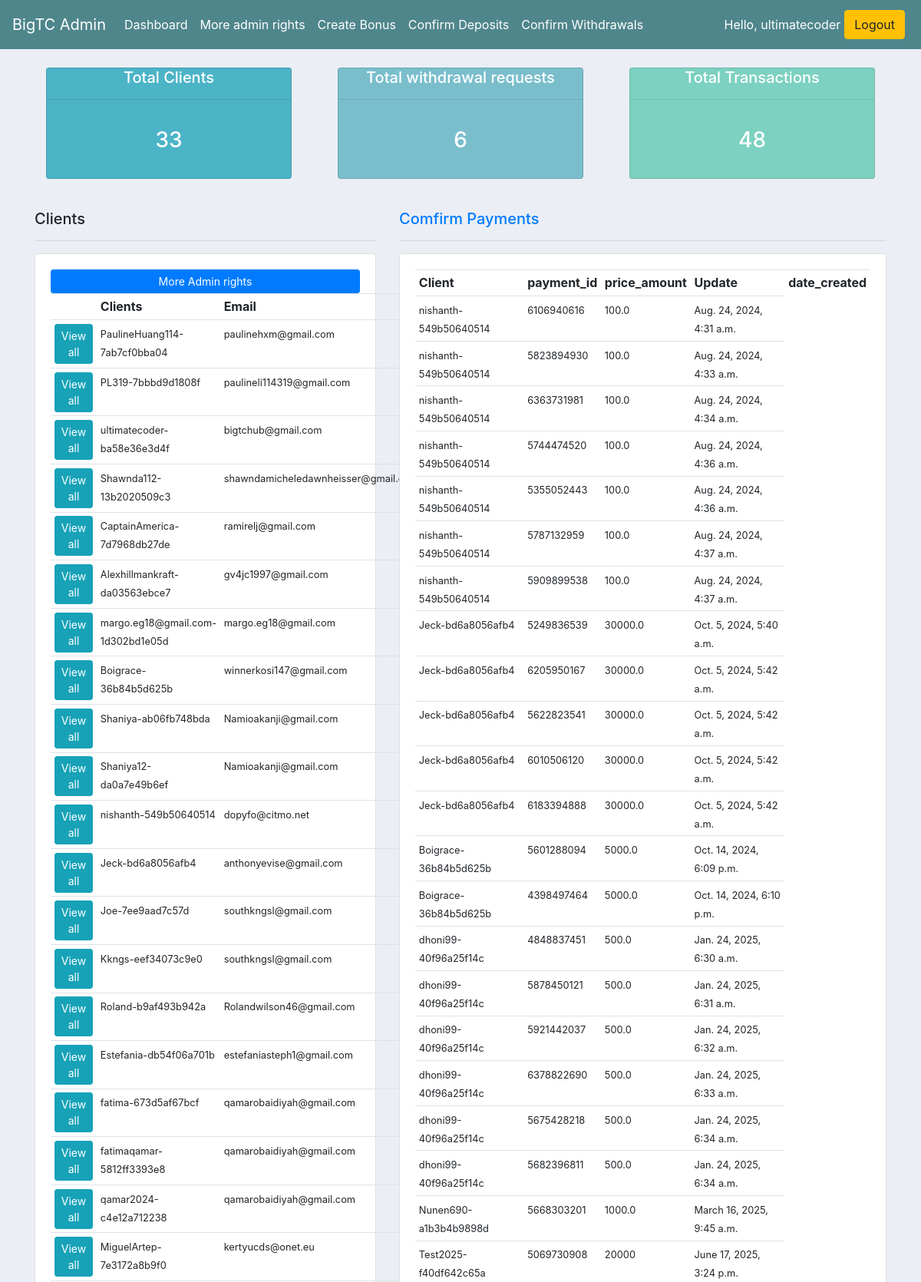
Page /admindashboard/ (signed in, upper part) on the committed database.
### finbaapp/models.py (models this page shows, shortened)
class Client(models.Model):
	GENDER= (
		('MALE', 'MALE'),
		('FEMALE', 'FEMALE'),
		('TRANSGENDER', 'TRANSGENDER'),
		('RATHER NOT SAY', 'RATHER NOT SAY'),
		)
	KIN_GENDER= (
		('MALE', 'MALE'),
		('FEMALE', 'FEMALE'),
		('TRANSGENDER', 'TRANSGENDER'),
		('RATHER NOT SAY', 'RATHER NOT SAY'),
		)
	RELATIONSHIP=(
		('FATHER', 'FATHER'),
		('MOTHER', 'MOTHER'),
		('SIBLING', 'SIBLING'),
		('SPOUSE', 'SPOUSE'),
		('OTHERS', 'OTHERS'),
		)
	user= models.OneToOneField(User, on_delete= models.CASCADE)
	bio= models.TextField(blank= True)
	first_name= models.CharField(max_length=64, default='update your account', null=True, blank=True)
	last_name= models.CharField(max_length=64, default='update your account', null=True, blank=True)
	email_address= models.CharField(max_length=64, default='update your account', null=True, blank=True)
	country= models.CharField(max_length=64, default='update your account', null=True, blank=True)
	city= models.CharField(max_length=64, default='update your account', null=True, blank=True)
	home_address= models.CharField(max_length=64, default='update your account', null=True, blank=True)
	Date_of_birth= models.CharField(max_length=64, default='update your account', null=True, blank=True)
	gender= models.CharField(max_length=64, default='update your account', null=True, blank=True, choices=GENDER)
	occupation= models.CharField(max_length=64, default='update your account', null=True, blank=True)
	monthly_income= models.CharField(max_length=64, default='update your account', null=True, blank=True)
	reason_for_investing= models.CharField(max_length=64, default='update your account', null=True, blank=True)
	code= models.CharField(max_length=12, blank=True)
	recommended_by= models.ForeignKey(User, on_delete=models.CASCADE, blank=True, null=True, related_name='ref_by')
	updated= models.DateTimeField(auto_now= True)
	created= models.DateTimeField(auto_now_add= True)
	deposit= models.FloatField(default=0, null=True)
	balance= models.FloatField(default=0,null=True)
	withdrawal= models.FloatField(default=0,null=True)
	profit= models.FloatField(default=0,null=True)
	roi= models.FloatField(default=0.015, null=True)
	investment_plan_name= models.CharField(default='MISSED-INFO', max_length=20, null=True, blank=True)
	contract_duration= models.FloatField(default=180, null=True, blank=True)
	running_days= models.IntegerField(default=0, null=True)
	wallet_address= models.CharField(max_length=400, default='update your account', null=True)
	ID_CARD= models.ImageField(null=True, blank=True)
	next_of_kin_fullname= models.CharField(max_length=64, default='update your account', null=True, blank=True)
	next_of_kin_phonenumber= models.CharField(max_length=64, default='update your account', null=True, blank=True)
	next_of_kin_gender= models.CharField(max_length=64, default='update your account', null=True, blank=True, choices=KIN_GENDER)
	next_of_kin_age= models.CharField(max_length=64, default='update your account', null=True, blank=True,)
	next_of_kin_phonenumber= models.CharField(max_length=64, default='update your account', null=True, blank=True,)
	next_of_kin_home_address= models.CharField(max_length=64, default='update your account', null=True, blank=True,)
	relationship_status_with_next_of_kin= models.CharField(max_length=64, default='update your account', null=True, blank=True, choices=RELATIONSHIP)
	def __str__(self):
		return f'{self.user.username}-{self.code}'

class Payment_id(models.Model):
	client= models.ForeignKey(Client, null=True, blank=True, on_delete=models.SET_NULL)
	payment_id= models.CharField(max_length=200, null=True)
	price_amount= models.CharField(max_length=200, null=True)
	investment_plan= models.FloatField(default=0.0052, null=True)
	investment_plan_name= models.CharField(default='MISSED-INFO', max_length=20, null=True, blank=True)
	contract_duration= models.FloatField(default=180, null=True, blank=True)
	date_created= models.DateTimeField(auto_now_add=True, null=True)

### finbaapp/views.py (the view)
# urls.py: path('admindashboard/', views.admindashboard, name="admindashboard"),
@login_required(login_url='signin')
@staff_member_required
def admindashboard(request):
	clients= Client.objects.all()
	withdrawal_requests= Withdrawal_request.objects.all()
	transactions= Transaction.objects.all()
	clients_total= clients.count()
	withdrawal_requests_total= withdrawal_requests.count()
	transactions_total= transactions.count()
	payment= Payment_id.objects.all()
	context={'clients_total':clients_total, 'withdrawal_requests_total':withdrawal_requests_total, 'transactions_total':transactions_total,
	"clients":clients, 'payment':payment  }
	return render(request, 'finbaapp/adminpage.html', context)

### finbaapp/templates/finbaapp/adminpage.html (shortened to what this page needs)
<!DOCTYPE html>
<html>
<head>
	{% load static %}
	<link rel="stylesheet" href="https://stackpath.bootstrapcdn.com/bootstrap/4.4.1/css/bootstrap.min.css">
	<link rel="stylesheet" type="text/css" href="{% static 'css/main.css' %}">
</head>
<body>
<nav class="navbar navbar-expand-lg navbar-dark bg-dark">
  <a class="navbar-brand" href="{% url 'home' %}">BigTC Admin</a>
  <div class="collapse navbar-collapse" id="navbarSupportedContent">
    <ul class="navbar-nav mr-auto">
      {% if request.user.is_staff %}
      <li class="nav-item active">
        <a class="nav-link" href="{% url 'admindashboard' %}">Dashboard <span class="sr-only">(current)</span></a>
      </li>
      <li class="nav-item active">
        <a class="nav-link" href="https://www.TradeSavor.org/admin">More admin rights</a>
      </li>
      <li class="nav-item active">
        <a class="nav-link" href="{% url 'create_bonus' %}">Create Bonus</a>
      </li>
      <li class="nav-item active">
        <a class="nav-link" href="{% url 'confirm_deposit' %}">Confirm Deposits </a>
      </li>
      <li class="nav-item active">
        <a class="nav-link" href="{% url 'confirm_withdrawal' %}">Confirm Withdrawals</a>
      </li>
      {% else %}
      <li class="nav-item active">
        <a class="nav-link" href="{% url 'account_settings' %}">Settings </a>
      </li>
      {% endif %}
    </ul>
    <div class="form-inline my-2 my-lg-0">
      {% if request.user.is_authenticated %}
          <span style="color:#fff;">Hello, {{request.user}}</span>
          <a href="{% url 'logout' %}" class="btn btn-warning" style="margin: 5px;">Logout</a>
      {% else %}
          <a href="{% url 'register' %}" class="btn btn-success" style="margin: 5px;">Sign up!</a>
          <a href="{% url 'signin' %}"class="btn btn-warning">Login!</a>
      {% endif %}
    </div>
  </div>
</nav>
<div class="container">
<br>
<div class="row">
	<div class="col">
		<div class="col-md">
			<div class="card text-center text-white mb-3 " id="total-orders">
				<div class="card-headers" id="headers">
					<h5 class="card-title">Total Clients</h5>
					<hr>
				</div>
				<div class="card-body">
					<h3 class="card-title">{{clients_total}}</h3>
				</div>
			</div>
	   </div>
	</div>
	<div class="col">
		<div class="col-md">
			<div class="card text-center text-white mb-3 " id="orders-delivered">
				<div class="card-headers">
					<h5 class="card-title">Total withdrawal requests</h5>
					<hr>
				</div>
				<div class="card-body">
					<h3 class="card-title">{{withdrawal_requests_total}}</h3>
				</div>
			</div>
	   </div>
	</div>
	<div class="col">
		<div class="col-md">
			<div class="card text-center text-white mb-3 " id="orders-pending">
				<div class="card-headers">
					<h5 class="card-title">Total Transactions</h5>
					<hr>
				</div>
				<div class="card-body">
					<h3 class="card-title">{{transactions_total}}</h3>
				</div>
			</div>
	   </div>
	</div>
</div>
<br>
<div class="row">
	<div class="col-md-5">
		<h5>Clients</h5>
		<hr>
		<div class="card card-body">
			<a class="btn btn-primary btn-sm btn-block" href="https://www.TradeSavor.org/admin">More Admin rights</a>
			<table class="table table-sm">
				<tr>
					<th></th>
					<th>Clients</th>
					<th>Email</th>
				</tr>
				 {% for client in clients %}
				<tr>
					<td><a class="btn btn-sm btn-info" href="">View all</a></td>
					<td><small>{{client}}</small></td>
					<td><small>{{client.email_address}}</small></td>
				</tr>
				{% endfor %}
			</table>
		</div>
	</div>
	<div class="col-md-7">
		<h5><a href="https://www.TradeSavor.org/confirm_deposit/">Comfirm Payments</a></h5>
		<hr>
		<div class="card card-body">
			<table class="table table-sm">
				<tr>
					<th>Client</th>
					<th>payment_id</th>
					<th>price_amount</th>
					<th>Update</th>
					<th>date_created</th>
				</tr>
			  {% for i in payment %}
				<tr>
					<td><small>{{i.client}}</small></td>
					<td><small>{{i.payment_id}}</small></td>
					<td><small>{{i.price_amount}}</small></td>
					<td><small>{{i.date_created}}</small></td>
				</tr>
				{% endfor %}
			</table>
		</div>
	</div>
</div>
</div>
</body>
</html>

### static/css/main.css (style rules this page uses)
.bg-dark { background-color: #4f868c!important; }
body { background-color: #ebeff5; }
#total-orders { background-color: #4cb4c7; }
#orders-delivered { background-color: #7abecc; }
#orders-pending { background-color: #7CD1C0; }

### rows in the picture
Client: user+code "PaulineHuang114-7ab7cf0bba04", email_address "paulinehxm@gmail.com"
Client: user+code "PL319-7bbbd9d1808f", email_address "paulineli114319@gmail.com"
Client: user+code "ultimatecoder-ba58e36e3d4f", email_address "bigtchub@gmail.com"
Client: user+code "Shawnda112-13b2020509c3", email_address "shawndamicheledawnheisser@gmail.com"
Client: user+code "CaptainAmerica-7d7968db27de", email_address "ramirelj@gmail.com"
Client: user+code "Alexhillmankraft-da03563ebce7", email_address "gv4jc1997@gmail.com"
Client: user+code "margo.eg18@gmail.com-1d302bd1e05d", email_address "margo.eg18@gmail.com"
Client: user+code "Boigrace-36b84b5d625b", email_address "winnerkosi147@gmail.com"
Client: user+code "Shaniya-ab06fb748bda", email_address "Namioakanji@gmail.com"
Client: user+code "Shaniya12-da0a7e49b6ef", email_address "Namioakanji@gmail.com"
Client: user+code "nishanth-549b50640514", email_address "dopyfo@citmo.net"
Client: user+code "Jeck-bd6a8056afb4", email_address "anthonyevise@gmail.com"
Client: user+code "Joe-7ee9aad7c57d", email_address "southkngsl@gmail.com"
Client: user+code "Kkngs-eef34073c9e0", email_address "southkngsl@gmail.com"
Client: user+code "Roland-b9af493b942a", email_address "Rolandwilson46@gmail.com"
Client: user+code "Estefania-db54f06a701b", email_address "estefaniasteph1@gmail.com"
Client: user+code "fatima-673d5af67bcf", email_address "qamarobaidiyah@gmail.com"
Client: user+code "fatimaqamar-5812ff3393e8", email_address "qamarobaidiyah@gmail.com"
Client: user+code "qamar2024-c4e12a712238", email_address "qamarobaidiyah@gmail.com"
Client: user+code "MiguelArtep-7e3172a8b9f0", email_address "kertyucds@onet.eu"
Payment_id: client "nishanth-549b50640514", payment_id "6106940616", price_amount "100.0", date_created "Aug. 24, 2024, 4:31 a.m."
Payment_id: client "nishanth-549b50640514", payment_id "5823894930", price_amount "100.0", date_created "Aug. 24, 2024, 4:33 a.m."
Payment_id: client "nishanth-549b50640514", payment_id "6363731981", price_amount "100.0", date_created "Aug. 24, 2024, 4:34 a.m."
Payment_id: client "nishanth-549b50640514", payment_id "5744474520", price_amount "100.0", date_created "Aug. 24, 2024, 4:36 a.m."
Payment_id: client "nishanth-549b50640514", payment_id "5355052443", price_amount "100.0", date_created "Aug. 24, 2024, 4:36 a.m."
Payment_id: client "nishanth-549b50640514", payment_id "5787132959", price_amount "100.0", date_created "Aug. 24, 2024, 4:37 a.m."
Payment_id: client "nishanth-549b50640514", payment_id "5909899538", price_amount "100.0", date_created "Aug. 24, 2024, 4:37 a.m."
Payment_id: client "Jeck-bd6a8056afb4", payment_id "5249836539", price_amount "30000.0", date_created "Oct. 5, 2024, 5:40 a.m."
Payment_id: client "Jeck-bd6a8056afb4", payment_id "6205950167", price_amount "30000.0", date_created "Oct. 5, 2024, 5:42 a.m."
Payment_id: client "Jeck-bd6a8056afb4", payment_id "5622823541", price_amount "30000.0", date_created "Oct. 5, 2024, 5:42 a.m."
Payment_id: client "Jeck-bd6a8056afb4", payment_id "6010506120", price_amount "30000.0", date_created "Oct. 5, 2024, 5:42 a.m."
Payment_id: client "Jeck-bd6a8056afb4", payment_id "6183394888", price_amount "30000.0", date_created "Oct. 5, 2024, 5:42 a.m."
Payment_id: client "Boigrace-36b84b5d625b", payment_id "5601288094", price_amount "5000.0", date_created "Oct. 14, 2024, 6:09 p.m."
Payment_id: client "Boigrace-36b84b5d625b", payment_id "4398497464", price_amount "5000.0", date_created "Oct. 14, 2024, 6:10 p.m."
Payment_id: client "dhoni99-40f96a25f14c", payment_id "4848837451", price_amount "500.0", date_created "Jan. 24, 2025, 6:30 a.m."
Payment_id: client "dhoni99-40f96a25f14c", payment_id "5878450121", price_amount "500.0", date_created "Jan. 24, 2025, 6:31 a.m."
Payment_id: client "dhoni99-40f96a25f14c", payment_id "5921442037", price_amount "500.0", date_created "Jan. 24, 2025, 6:32 a.m."
Payment_id: client "dhoni99-40f96a25f14c", payment_id "6378822690", price_amount "500.0", date_created "Jan. 24, 2025, 6:33 a.m."
Payment_id: client "dhoni99-40f96a25f14c", payment_id "5675428218", price_amount "500.0", date_created "Jan. 24, 2025, 6:34 a.m."
Payment_id: client "dhoni99-40f96a25f14c", payment_id "5682396811", price_amount "500.0", date_created "Jan. 24, 2025, 6:34 a.m."
Payment_id: client "Nunen690-a1b3b4b9898d", payment_id "5668303201", price_amount "1000.0", date_created "March 16, 2025, 9:45 a.m."
Payment_id: client "Test2025-f40df642c65a", payment_id "5069730908", price_amount "20000", date_created "June 17, 2025, 3:24 p.m."

### other values in the picture
{{ request.user }} "ultimatecoder"
{{ clients_total }} "33"
{{ withdrawal_requests_total }} "6"
{{ transactions_total }} "48"
